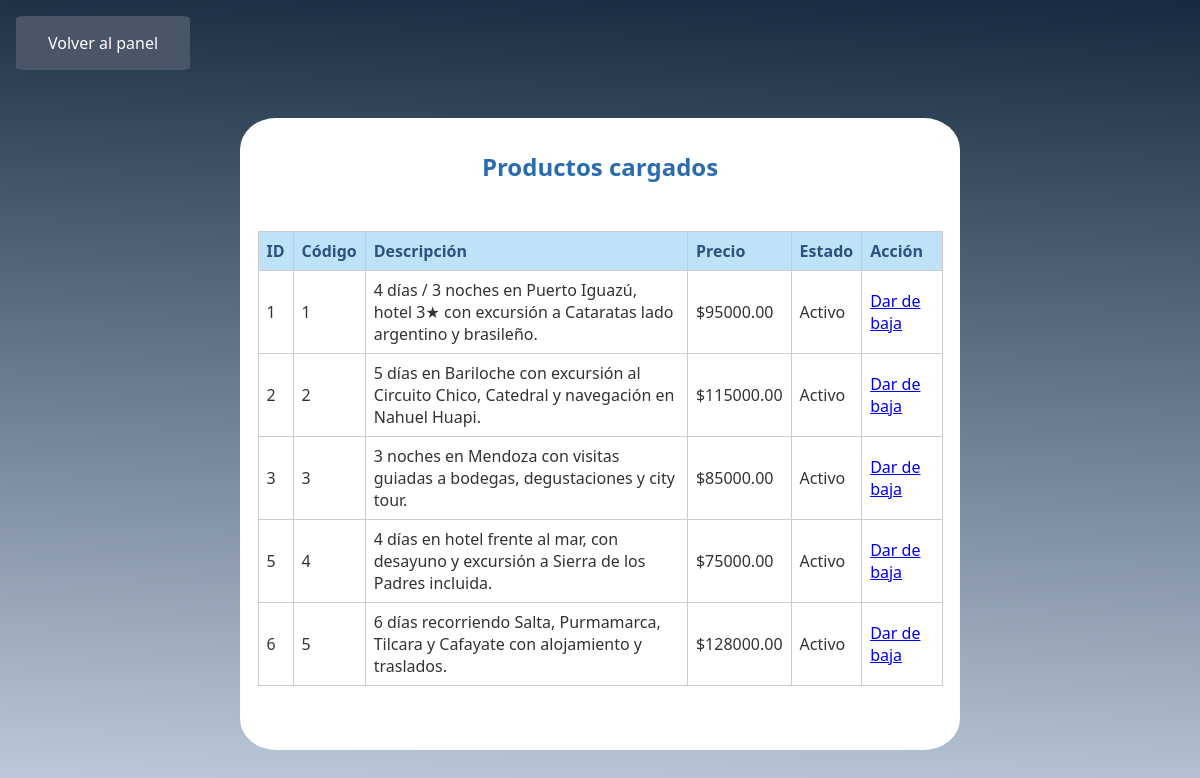
/admin/listar_productos.php (signed in), run on the app's committed database.
### tables this page shows
CREATE TABLE `productos` (
  `id_producto` int(11) NOT NULL,
  `codigo` varchar(20) NOT NULL,
  `descripcion` varchar(255) NOT NULL,
  `precio` decimal(10,2) NOT NULL,
  `imagen` varchar(255) DEFAULT NULL,
  `estado` varchar(20) DEFAULT 'activo'
);

### admin/listar_productos.php (the view, shortened to what this page needs)
<?php
include("../includes/conexion.php");
$resultado = $conn->query("SELECT * FROM productos");
?>
<!DOCTYPE html>
<html lang="es">
<head>
    <link rel="stylesheet" href="../css/estilos.css">
</head>
<body>
    <a href="panel.php" class="boton-volver">Volver al panel</a>
    <div class="conteiner2">
    <h2>Productos cargados</h2>
    <table>
        <thead>
            <tr>
                <th>ID</th>
                <th>Código</th>
                <th>Descripción</th>
                <th>Precio</th>
                <th>Estado</th>
                <th>Acción</th>
            </tr>
        </thead>
        <tbody>
            <?php while ($row = $resultado->fetch_assoc()): ?>
            <tr>
                <td><?= $row['id_producto'] ?></td>
                <td><?= $row['codigo'] ?></td>
                <td><?= $row['descripcion'] ?></td>
                <td>$<?= $row['precio'] ?></td>
                <td><?= ucfirst($row['estado']) ?></td>
                <td>
                    <?php if ($row['estado'] === 'activo'): ?>
                        <a href="?baja=<?= $row['id_producto'] ?>" onclick="return confirm('¿Dar de baja este producto?')">Dar de baja</a>
                    <?php else: ?>
                        <a href="?activar=<?= $row['id_producto'] ?>" onclick="return confirm('¿Reactivar este producto?')">Reactivar</a>
                    <?php endif; ?>
                </td>
            </tr>
            <?php endwhile; ?>
        </tbody>
    </table>
    </div>
</body>
</html>

### css/estilos.css (style rules this page uses)
* { margin: 0; padding: 0; box-sizing: content-box; }
body { font-family: 'Segoe UI', Tahoma, Geneva, Verdana, sans-serif; background: linear-gradient(2deg, hsl(211, 33%, 81%), #16293e); background-repeat: no-repeat; background-size: cover; color: #333333; background-attachment: fixed; margin: 0; padding: 0; }
.conteiner2 { background-color: white; width: 90vh; padding-bottom: 1rem; display: block; border-radius: 5%; align-items: center; margin: 0 auto; }
h2 { padding-top: 2rem; text-align: center; margin-top: 2rem; color: #2b6cb0; }
.boton-volver { margin: 10px 10px; }
table { width: 95%; margin: 3rem auto; border-collapse: collapse; }
table th, table td { padding: 0.5rem ; border: 1px solid #ccc; text-align: left; }
table th { background-color: #bee3f8; color: #2c5282; }
.boton-volver { display: inline-block; margin: 1rem 1rem; padding: 1rem 2rem; background-color: #4a5568; color: white; border-radius: 5%; text-decoration: none; text-align: center; transition: background 0.3s ease; }

### data on the page
productos: id_producto "1", codigo "1", descripcion "4 días / 3 noches en Puerto Iguazú, hotel 3★ con excursión a Cataratas lado argentino y brasileño.", precio "95000.00", estado "Activo"
productos: id_producto "2", codigo "2", descripcion "5 días en Bariloche con excursión al Circuito Chico, Catedral y navegación en Nahuel Huapi.", precio "115000.00", estado "Activo"
productos: id_producto "3", codigo "3", descripcion "3 noches en Mendoza con visitas guiadas a bodegas, degustaciones y city tour.", precio "85000.00", estado "Activo"
productos: id_producto "5", codigo "4", descripcion "4 días en hotel frente al mar, con desayuno y excursión a Sierra de los Padres incluida.", precio "75000.00", estado "Activo"
productos: id_producto "6", codigo "5", descripcion "6 días recorriendo Salta, Purmamarca, Tilcara y Cafayate con alojamiento y traslados.", precio "128000.00", estado "Activo"
